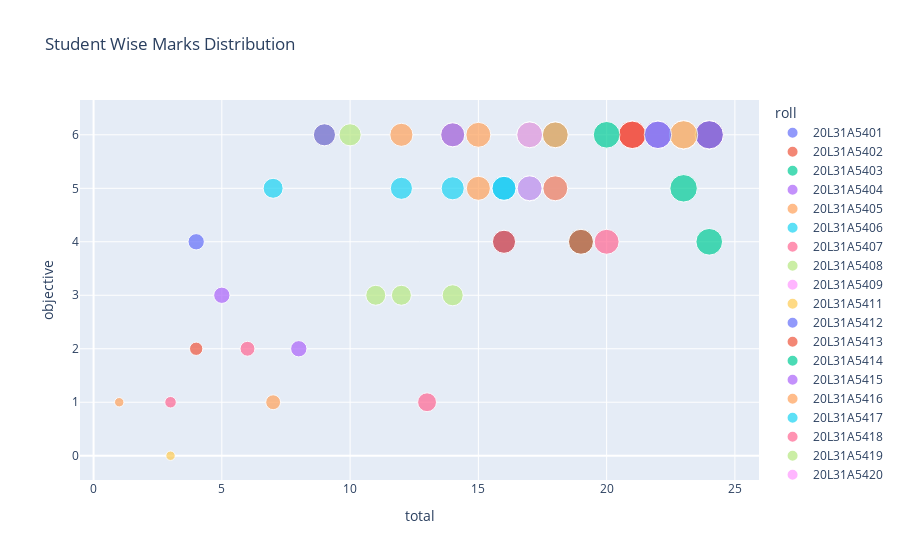

Write notebook code for a chart like this one.
### Code cell
fig = px.scatter(python,y="objective", x="total", color="roll",hover_data=['2M-A','2M-B','3M-A','3M-B','4M','ftotal'],size='ftotal',title='Student Wise Marks Distribution')
fig.show()
